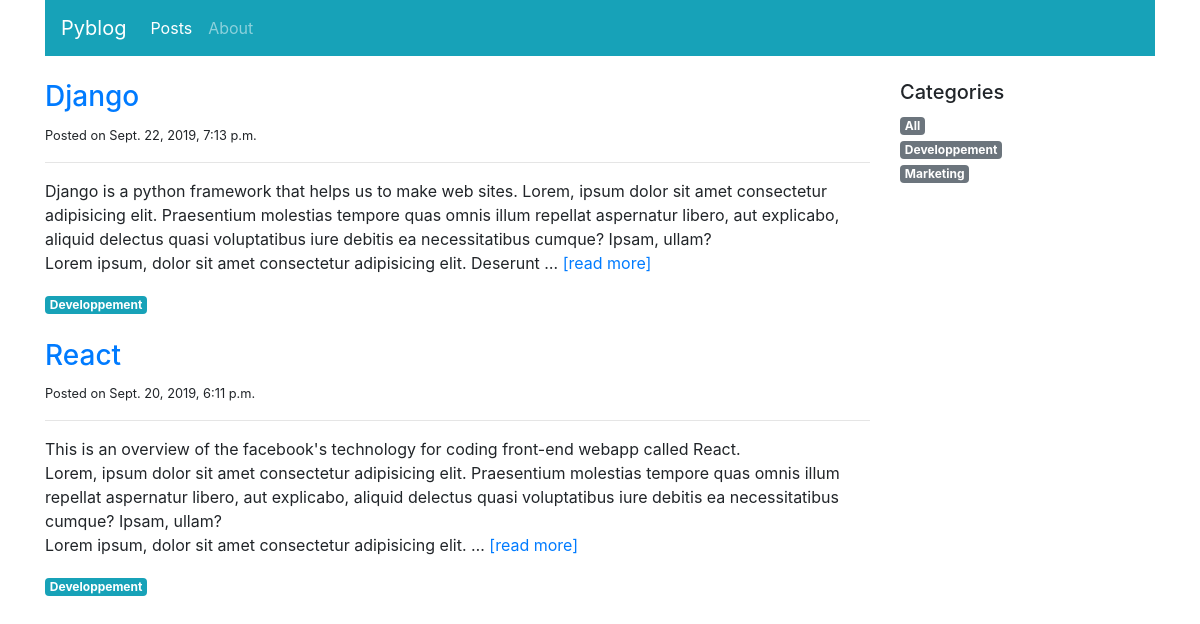
Screenshot of /blog/posts/Developpement with the database file from the repository.
### blog/models.py (models this page shows, shortened)
class Post(models.Model):
    title = models.CharField(max_length=100)
    category = models.ForeignKey('PostCategory',
                                 null=True,
                                 blank=True,
                                 on_delete=models.DO_NOTHING)
    published = models.BooleanField(default=False)
    text = models.TextField(blank=True)
    created_at = models.DateTimeField(auto_now_add=True)

class PostCategory(models.Model):
    name = models.CharField(max_length=50)
    def slug(self):
        return slugify(self.name)
    def __str__(self):
        return self.name

### blog/views.py (the view)
# urls.py: path('posts/', views.post_list, name='home'),
def post_list(request, category_name=model_helpers.category_name_all.slug()):
        category, posts = model_helpers.get_category_and_posts(category_name)
        categories = model_helpers.get_categories()
        context = {
            'navigation_items': navigation.navigation_items(navigation.NAV_POSTS),
            'posts': posts,
            'category': category,
            'categories': categories
        }
        return render(request, 'blog/post_list.html', context)

### blog/model_helpers.py (called while the page is built)
def get_category_and_posts(category_name):
    posts = Post.objects.filter(published=True)
    if category_name == category_name_all.slug():
        category = category_name_all
    else:
        try:
            category = PostCategory.objects.get(name__iexact=category_name)
            posts = posts.filter(category=category)
            print(category)
        except PostCategory.DoesNotExist:
            category = PostCategory(name=category_name)
            posts = Post.objects.none()
    posts = posts.order_by("-created_at")
    return category, posts

def get_categories():
    cateroties = list(PostCategory.objects.all().order_by("name"))
    cateroties.insert(0, category_name_all)
    return cateroties

### blog/navigation.py (called while the page is built)
def navigation_items(selected_item):
    items = []
    for name, url in NAV_ITEMS:
        items.append({
            'name': name,
            'url': url,
            'active': True if selected_item == name else False
        })
    return items

### blog/templates/blog/post_list.html (shortened to what this page needs)
{% extends 'base.html' %}
{% block content %}
<div class="col-sm-9">
    {% for post in posts %}
    <div class="mb-4">
        <h3><a href="{% url 'post-detail' post.pk %}"> {{ post.title }}</a></h3>
        <small> Posted on {{ post.created_at }}</small>
        <hr/>
        <p class="text-muted">
            {{ post.text|linebreaks|safe|truncatewords:50 }}
            <a href="{% url 'post-detail' post.pk %}">[read more]</a>
        </p>
        <a href="{% url 'list-category-posts' post.category.slug %}"
           class="badge badge-info"> {{ post.category.name|capfirst }}</a>
    </div>
    {% endfor %}
</div>
<div class="col-sm-3">
    <h5> Categories </h5>
        <ul class="list-unstyled">
            {% for cat in categories %}
            <li>
                <a href="{% url 'list-category-posts' cat.slug %}"
                class="badge badge-secondary" > {{ cat.name|capfirst }} </a>
            </li>
            {% endfor %}
        </ul>
</div>
{% endblock content %}

### rows the page displays
Post: title "Django", created_at "Sept. 22, 2019, 7:13 p.m.", text "Django is a python framework that helps us to make web sites. Lorem, ipsum dolor sit amet consectetur adipisicing elit. Praesentium molestias tempore quas omnis illum repellat aspernatur libero, aut explicabo, aliquid delectus quasi voluptatibus iure debitis ea necessitatibus cumque? Ipsam, ullam? Lorem ipsum, dolor sit amet consectetur adipisicing elit. Deserunt …", category.name "Developpement"
Post: title "React", created_at "Sept. 20, 2019, 6:11 p.m.", text "This is an overview of the facebook's technology for coding front-end webapp called React. Lorem, ipsum dolor sit amet consectetur adipisicing elit. Praesentium molestias tempore quas omnis illum repellat aspernatur libero, aut explicabo, aliquid delectus quasi voluptatibus iure debitis ea necessitatibus cumque? Ipsam, ullam? Lorem ipsum, dolor sit amet consectetur adipisicing elit. …", category.name "Developpement"
PostCategory: name "Developpement"
PostCategory: name "Marketing"

### other values shown
{{ item.name }} "Posts" "About"
{{ cat.name|capfirst }} "All"
